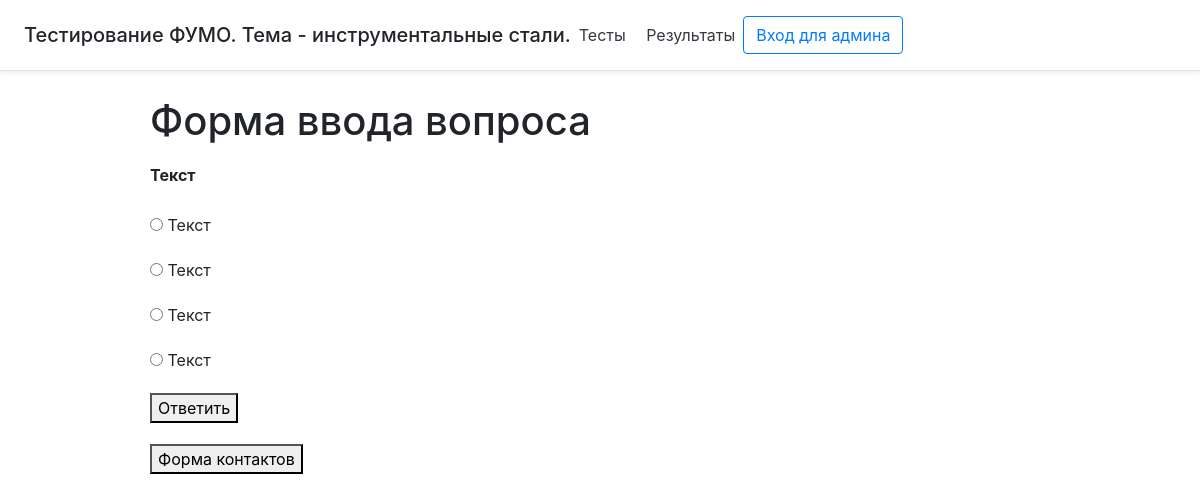
Before: / with the older database file.
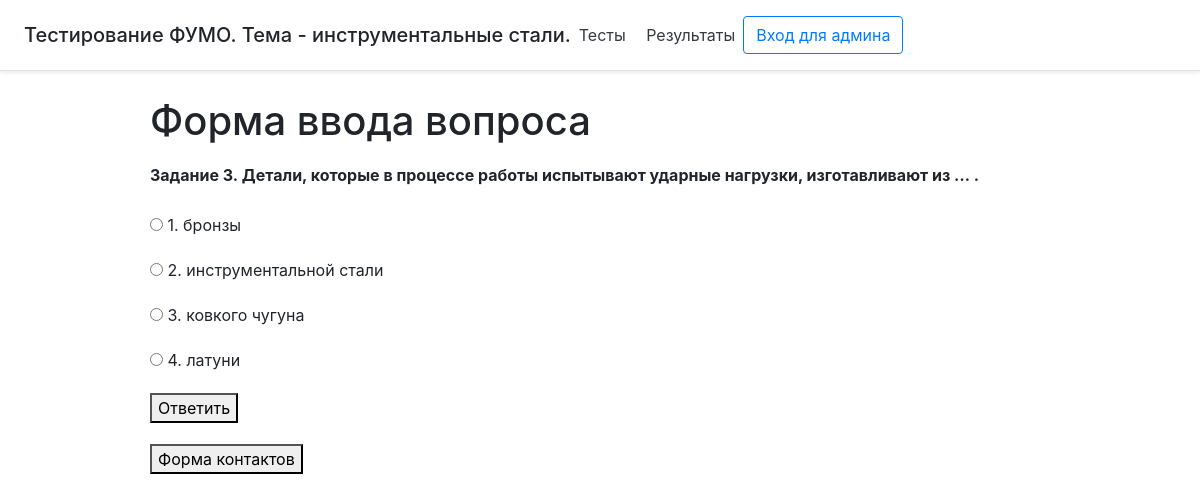
After: the same page with the newer database file.
### main/models.py (models this page shows, shortened)
class Task(models.Model):
    v1 = models.CharField('Вопрос', max_length=255)
    v2 = models.CharField('Ответ 1', max_length=255)
    v3 = models.CharField('Ответ 2', max_length=255)
    v4 = models.CharField('Ответ 3', max_length=255)
    v5 = models.CharField('Ответ 4', max_length=255)
    v6 = models.CharField('Прав ответ', max_length=255)

### main/views.py (the view)
# urls.py: path('', views.create),
def create(request):
    req = request.POST
    print(req)
    if len(req)==1:
        print('Ответа нет ',len(req))
    form = TaskForm
    tasks = Task.objects.all()
    prO1 = Globvar.objects.get(pk=1)
    prOtv = prO1.prO
    vopr = 'Инструментальные стали'
    num_vopr = random.randint(0,3)
    vopr2 = tasks[num_vopr]
    v1 = vopr2.v1
    o1 = vopr2.v2
    o2 = vopr2.v3
    o3 = vopr2.v4
    o4 = vopr2.v5
    prOTTT = vopr2.v6
    print('Новый правильный ответ',prOTTT)
    sqlite_file = 'C:/FUMO2site/FUMO2test/db.sqlite3'
    if os.path.exists(sqlite_file):
        print('File exists')
    else:
        print('File NOT exists')
    conn = sqlite3.connect(sqlite_file)
    cur = conn.cursor()
    request1="UPDATE main_globvar SET prO = '"+str(prOTTT)+"' WHERE id = 1"
    cur.execute(request1)
    cur.execute("SELECT * FROM main_globvar")
    results1 = cur.fetchall()
    results2 = results1[0]
    results3 = results2[1]
    print('Новый вопрос - ', num_vopr)
    print('Новый правильный ответ - ',results3)
    return render(request, 'main/index.html', {'title':vopr, 'vopr': vopr2})

### main/templates/main/index.html (shortened to what this page needs)
<!doctype html>
<html lang="ru">
<head>
    <link rel="stylesheet" href="https://stackpath.bootstrapcdn.com/bootstrap/4.5.2/css/bootstrap.min.css">
</head>
<body>
    <div class="d-flex flex-column flex-md-row align-items-center p-3 px-md-4 mb-3 bg-body border-bottom shadow-sm">
      <p class="h5 my-0 me-md-auto fw-normal">Тестирование ФУМО. Тема - инструментальные стали.</p>
      <nav class="my-2 my-md-0 me-md-3">
        <a class="p-2 text-dark" href="#">Тесты</a>
        <a class="p-2 text-dark" href="#">Результаты</a>
      </nav>
      <a class="btn btn-outline-primary" href="#">Вход для админа</a>
    </div>
    <form method="post">
        <h1 style="padding-left: 150px; padding-right:100px; padding-top:10px">Форма ввода вопроса</h1>
        <p style="padding-left: 150px; padding-right:100px; padding-top:10px"><b>
        {% block v1 %}
        {{vopr.v1}}
        {% endblock %}
        </b></p>
        <p style="padding-left: 150px; padding-right:100px; padding-top:10px"><input name="choice" type="radio" value="1"
        />{% block o1 %}
        {{vopr.v2}}
        {% endblock %}</p>
        <p style="padding-left: 150px; padding-right:100px; padding-top:5px"><input name="choice" type="radio" value="2" />{% block o2 %}
        {{vopr.v3}}
        {% endblock %}</p>
        <p style="padding-left: 150px; padding-right:100px; padding-top:5px"><input name="choice" type="radio" value="3" onclick=views.about2 />{% block o3 %}
        {{vopr.v4}}
        {% endblock %}</p>
        <p style="padding-left: 150px; padding-right:100px; padding-top:5px"><input name="choice" type="radio" value="4" />{% block o4 %}
        {{vopr.v5}}
        {% endblock %}</p>
        <p style="padding-left: 150px; padding-right:100px; padding-top:5px"><button type="submit" value="Ответить">Ответить</button></p>
              <p style="padding-left: 150px; padding-right:100px; padding-top:5px"><form action="main/contact_form.html" target="main/contact_form.html">
                <button>Форма контактов</button>
              </form></p>
    </form>
</body>
</html>

Changed rows visible on the page:
changed Task: v1 "Текст" → "Задание 3. Детали, которые в процессе работы испытывают ударные нагрузки, изготавливают из … ."; v2 "Текст" → "1. бронзы"; v3 "Текст" → "2. инструментальной стали"; v4 "Текст" → "3. ковкого чугуна"; v5 "Текст" → "4. латуни"
